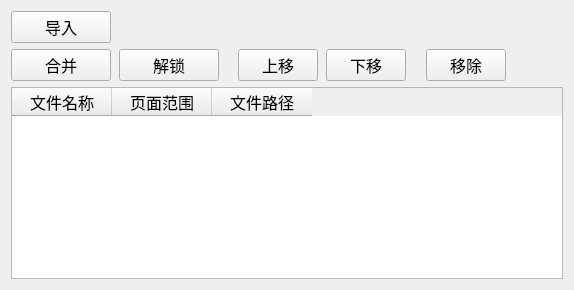
      <widget class="QWidget" name="merge">
       <layout class="QVBoxLayout" name="verticalLayout_8">
        <item>
         <layout class="QHBoxLayout" name="horizontalLayout_13" stretch="1,6">
          <property name="spacing">
           <number>10</number>
          </property>
          <item>
           <widget class="QPushButton" name="btn_import">
            <property name="sizePolicy">
             <sizepolicy hsizetype="Minimum" vsizetype="Preferred">
              <horstretch>0</horstretch>
              <verstretch>0</verstretch>
             </sizepolicy>
            </property>
            <property name="minimumSize">
             <size>
              <width>100</width>
              <height>0</height>
             </size>
            </property>
            <property name="maximumSize">
             <size>
              <width>100</width>
              <height>16777215</height>
             </size>
            </property>
            <property name="font">
             <font>
              <family>MiSans</family>
              <pointsize>12</pointsize>
             </font>
            </property>
            <property name="text">
             <string>导入</string>
            </property>
            <property name="icon">
             <iconset resource="apprcc.qrc">
              <normaloff>:/pic/icon/import.ico</normaloff>:/pic/icon/import.ico</iconset>
            </property>
           </widget>
          </item>
          <item>
           <spacer name="horizontalSpacer_10">
            <property name="orientation">
             <enum>Qt::Horizontal</enum>
            </property>
            <property name="sizeHint" stdset="0">
             <size>
              <width>40</width>
              <height>20</height>
             </size>
            </property>
           </spacer>
          </item>
         </layout>
        </item>
        <item>
         <layout class="QHBoxLayout" name="horizontalLayout_14" stretch="1,0,1,0,0,1,0,5">
          <property name="spacing">
           <number>8</number>
          </property>
          <item>
           <widget class="QPushButton" name="btn_merge">
            <property name="sizePolicy">
             <sizepolicy hsizetype="Minimum" vsizetype="Preferred">
              <horstretch>0</horstretch>
              <verstretch>0</verstretch>
             </sizepolicy>
            </property>
            <property name="minimumSize">
             <size>
              <width>100</width>
              <height>0</height>
             </size>
            </property>
            <property name="maximumSize">
             <size>
              <width>100</width>
              <height>16777215</height>
             </size>
            </property>
            <property name="font">
             <font>
              <family>MiSans</family>
              <pointsize>12</pointsize>
             </font>
            </property>
            <property name="text">
             <string>合并</string>
            </property>
            <property name="icon">
             <iconset resource="apprcc.qrc">
              <normaloff>:/pic/icon/DM_20230331154031_001.ico</normaloff>:/pic/icon/DM_20230331154031_001.ico</iconset>
            </property>
           </widget>
          </item>
          <item>
           <widget class="QPushButton" name="btn_unlock">
            <property name="sizePolicy">
             <sizepolicy hsizetype="Minimum" vsizetype="Preferred">
              <horstretch>0</horstretch>
              <verstretch>0</verstretch>
             </sizepolicy>
            </property>
            <property name="minimumSize">
             <size>
              <width>100</width>
              <height>0</height>
             </size>
            </property>
            <property name="maximumSize">
             <size>
              <width>100</width>
              <height>16777215</height>
             </size>
            </property>
            <property name="font">
             <font>
              <family>MiSans</family>
              <pointsize>12</pointsize>
             </font>
            </property>
            <property name="text">
             <string>解锁</string>
            </property>
            <property name="icon">
             <iconset resource="apprcc.qrc">
              <normaloff>:/pic/icon/unlock.ico</normaloff>:/pic/icon/unlock.ico</iconset>
            </property>
           </widget>
          </item>
          <item>
           <spacer name="horizontalSpacer_12">
            <property name="orientation">
             <enum>Qt::Horizontal</enum>
            </property>
            <property name="sizeHint" stdset="0">
             <size>
              <width>20</width>
              <height>20</height>
             </size>
            </property>
           </spacer>
          </item>
          <item>
           <widget class="QPushButton" name="pushButton_9">
            <property name="font">
             <font>
              <family>MiSans</family>
              <pointsize>12</pointsize>
             </font>
            </property>
            <property name="text">
             <string>上移</string>
            </property>
            <property name="icon">
             <iconset resource="apprcc.qrc">
              <normaloff>:/pic/icon/up.ico</normaloff>:/pic/icon/up.ico</iconset>
            </property>
            <property name="iconSize">
             <size>
              <width>16</width>
              <height>16</height>
             </size>
            </property>
           </widget>
          </item>
          <item>
           <widget class="QPushButton" name="pushButton_10">
            <property name="font">
             <font>
              <family>MiSans</family>
              <pointsize>12</pointsize>
             </font>
            </property>
            <property name="text">
             <string>下移</string>
            </property>
            <property name="icon">
             <iconset resource="apprcc.qrc">
              <normaloff>:/pic/icon/down.ico</normaloff>:/pic/icon/down.ico</iconset>
            </property>
            <property name="iconSize">
             <size>
              <width>16</width>
              <height>16</height>
             </size>
            </property>
           </widget>
          </item>
          <item>
           <spacer name="horizontalSpacer_13">
            <property name="orientation">
             <enum>Qt::Horizontal</enum>
            </property>
            <property name="sizeType">
             <enum>QSizePolicy::Expanding</enum>
            </property>
            <property name="sizeHint" stdset="0">
             <size>
              <width>20</width>
              <height>20</height>
             </size>
            </property>
           </spacer>
          </item>
          <item>
           <widget class="QPushButton" name="pushButton_11">
            <property name="font">
             <font>
              <family>MiSans</family>
              <pointsize>12</pointsize>
             </font>
            </property>
            <property name="text">
             <string>移除</string>
            </property>
            <property name="icon">
             <iconset resource="apprcc.qrc">
              <normaloff>:/pic/icon/delete.ico</normaloff>:/pic/icon/delete.ico</iconset>
            </property>
           </widget>
          </item>
          <item>
           <spacer name="horizontalSpacer_9">
            <property name="orientation">
             <enum>Qt::Horizontal</enum>
            </property>
            <property name="sizeHint" stdset="0">
             <size>
              <width>40</width>
              <height>20</height>
             </size>
            </property>
           </spacer>
          </item>
         </layout>
        </item>
        <item>
         <widget class="MyTable" name="tableWidget">
          <property name="sizePolicy">
           <sizepolicy hsizetype="Expanding" vsizetype="Expanding">
            <horstretch>0</horstretch>
            <verstretch>0</verstretch>
           </sizepolicy>
          </property>
          <property name="font">
           <font>
            <family>MiSans</family>
            <pointsize>12</pointsize>
            <weight>50</weight>
            <italic>false</italic>
            <bold>false</bold>
           </font>
          </property>
          <property name="dragEnabled">
           <bool>false</bool>
          </property>
          <property name="selectionMode">
           <enum>QAbstractItemView::MultiSelection</enum>
          </property>
          <property name="textElideMode">
           <enum>Qt::ElideLeft</enum>
          </property>
          <property name="showGrid">
           <bool>true</bool>
          </property>
          <property name="gridStyle">
           <enum>Qt::SolidLine</enum>
          </property>
          <property name="columnCount">
           <number>3</number>
          </property>
          <attribute name="horizontalHeaderCascadingSectionResizes">
           <bool>false</bool>
          </attribute>
          <attribute name="verticalHeaderVisible">
           <bool>false</bool>
          </attribute>
          <column>
           <property name="text">
            <string>文件名称</string>
           </property>
           <property name="font">
            <font>
             <family>MiSans</family>
             <pointsize>12</pointsize>
            </font>
           </property>
          </column>
          <column>
           <property name="text">
            <string>页面范围</string>
           </property>
           <property name="font">
            <font>
             <family>MiSans</family>
             <pointsize>12</pointsize>
            </font>
           </property>
          </column>
          <column>
           <property name="text">
            <string>文件路径</string>
           </property>
           <property name="font">
            <font>
             <family>MiSans</family>
             <pointsize>12</pointsize>
            </font>
           </property>
          </column>
         </widget>
        </item>
       </layout>
      </widget>
